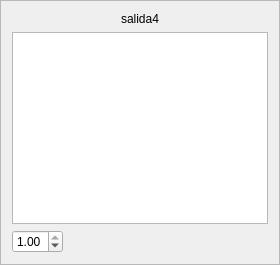
                     <widget class="QFrame" name="outframe4">
                      <property name="sizePolicy">
                       <sizepolicy hsizetype="Preferred" vsizetype="Preferred">
                        <horstretch>0</horstretch>
                        <verstretch>0</verstretch>
                       </sizepolicy>
                      </property>
                      <property name="frameShape">
                       <enum>QFrame::StyledPanel</enum>
                      </property>
                      <property name="frameShadow">
                       <enum>QFrame::Raised</enum>
                      </property>
                      <layout class="QGridLayout" name="gridLayout_29">
                       <item row="0" column="0">
                        <layout class="QVBoxLayout" name="verticalLayout_23">
                         <item>
                          <widget class="QLabel" name="outlabel4">
                           <property name="sizePolicy">
                            <sizepolicy hsizetype="Expanding" vsizetype="Preferred">
                             <horstretch>0</horstretch>
                             <verstretch>0</verstretch>
                            </sizepolicy>
                           </property>
                           <property name="text">
                            <string>salida4</string>
                           </property>
                           <property name="alignment">
                            <set>Qt::AlignCenter</set>
                           </property>
                          </widget>
                         </item>
                         <item>
                          <widget class="QListWidget" name="outlist4">
                           <property name="sizePolicy">
                            <sizepolicy hsizetype="Preferred" vsizetype="Expanding">
                             <horstretch>0</horstretch>
                             <verstretch>0</verstretch>
                            </sizepolicy>
                           </property>
                          </widget>
                         </item>
                         <item>
                          <widget class="QDoubleSpinBox" name="outweight4">
                           <property name="sizePolicy">
                            <sizepolicy hsizetype="Fixed" vsizetype="Fixed">
                             <horstretch>0</horstretch>
                             <verstretch>0</verstretch>
                            </sizepolicy>
                           </property>
                           <property name="accelerated">
                            <bool>true</bool>
                           </property>
                           <property name="maximum">
                            <double>1.000000000000000</double>
                           </property>
                           <property name="singleStep">
                            <double>0.010000000000000</double>
                           </property>
                           <property name="value">
                            <double>1.000000000000000</double>
                           </property>
                          </widget>
                         </item>
                        </layout>
                       </item>
                      </layout>
                     </widget>
